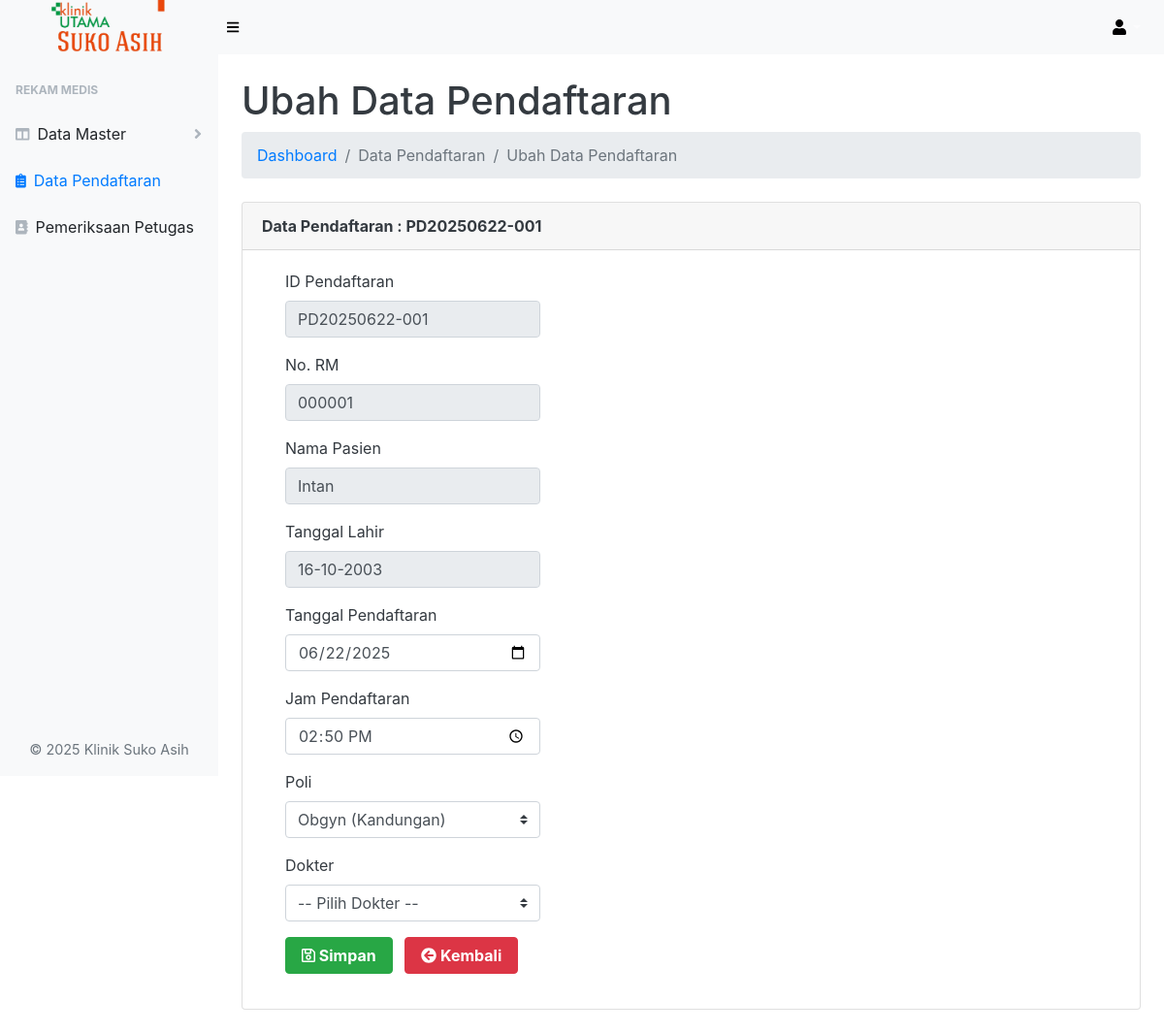
The app's page /data-pendaftaran/pendaftaran_ubah.php?id_pendaftaran=PD20250622-001 (signed in) with its own data.
### tables this page shows
CREATE TABLE `tb_pendaftaran` (
  `id_pendaftaran` varchar(15) NOT NULL,
  `no_rm` int(6) NOT NULL,
  `tgl_pendaftaran` datetime NOT NULL,
  `id_dokter` int(3) NOT NULL,
  `id_poli` int(3) NOT NULL,
  `status` enum('0','1') NOT NULL,
  `jenis_kia` enum('Umum','Obgyn','Imunisasi','KB') DEFAULT NULL
);

CREATE TABLE `tb_pasien` (
  `no_rm` int(6) NOT NULL,
  `nik` bigint(16) NOT NULL,
  `nm_pasien` varchar(60) NOT NULL,
  `jenis_kelamin` enum('Laki-Laki','Perempuan') NOT NULL,
  `tgl_lahir` date NOT NULL,
  `alamat` text NOT NULL,
  `telp_psn` varchar(15) NOT NULL,
  `alergi_obat` text NOT NULL,
  `riwayat_penyakit` text NOT NULL,
  `nm_pj` varchar(60) NOT NULL,
  `telp_pj` varchar(15) NOT NULL
);

### data-pendaftaran/pendaftaran_ubah.php (the view, shortened to what this page needs)
<?php
include '../koneksi.php';
$id_pendaftaran = $_GET['id_pendaftaran'];
$query = $koneksi->query("SELECT pendaftaran.*, pasien.nm_pasien, pasien.tgl_lahir FROM tb_pendaftaran AS pendaftaran JOIN tb_pasien AS pasien ON pendaftaran.no_rm = pasien.no_rm WHERE pendaftaran.id_pendaftaran = '$id_pendaftaran'");
$pecah = $query->fetch_assoc();
?>
<!DOCTYPE html>
<html lang="en">
<head>
    <link href="../assets/css/styles.css" rel="stylesheet" />
    <link href="../assets/css/dataTables.bootstrap4.min.css" rel="stylesheet" />
</head>
<body class="sb-nav-fixed">
    <nav class="sb-topnav navbar navbar-expand navbar-dark bg-light">
        <a class="navbar-brand text-center" href="index.php">
            <img src="../login/img/logodashboard.png" alt="Logo Klinik Suko Asih" style="height: 60px;">
        </a>
        <button class="btn btn-link btn-sm order-1 order-lg-0" id="sidebarToggle" href="#"><i class="fas fa-bars" style="color: black;"></i></button>
        <ul class="navbar-nav ml-auto ml-md-0">
            <li class="nav-item dropdown">
                <a class="nav-link dropdown-toggle" id="userDropdown" href="#" role="button" data-toggle="dropdown" aria-haspopup="true" aria-expanded="false"><i class="fas fa-user fa-fw" style="color: black;"></i></a>
            </li>
        </ul>
    </nav>
    <div id="layoutSidenav">
        <div id="layoutSidenav_nav">
            <nav class="sb-sidenav accordion sb-sidenav-light" id="sidenavAccordion">
                <div class="sb-sidenav-menu">
                    <div class="nav">
                        <div class="sb-sidenav-menu-heading">Rekam Medis</div>
                        <?php if ($_SESSION["jabatan"] == 'pendaftaran') : ?>
                            <a class="nav-link collapsed" href="#" data-toggle="collapse" data-target="#data-master" aria-expanded="false" aria-controls="data-master">
                                <div class="sb-nav-link-icon"><i class="fas fa-columns"></i></div>
                                Data Master
                                <div class="sb-sidenav-collapse-arrow"><i class="fas fa-angle-down"></i></div>
                            </a>
                            <a class="nav-link active" href="../data-pendaftaran/pendaftaran.php">
                                <div class="sb-nav-link-icon"><i class="fas fa-clipboard-list"></i></div>
                                Data Pendaftaran
                            </a>
                            <a class="nav-link" href="../data-pemeriksaan/screening.php">
                                <div class="sb-nav-link-icon"><i class="fas fa-address-book"></i></div>
                                Pemeriksaan Petugas
                            </a>
                        <?php endif; ?>
                    </div>
                </div>
                <p class="text-center mt-3 text-muted" style="font-size: 0.9rem;">&copy; 2025 Klinik Suko Asih</p>
            </nav>
        </div>
        <div id="layoutSidenav_content" class="bg-white text-dark">
            <main>
                <div class="container-fluid">
                    <h1 class="mt-4">Ubah Data Pendaftaran</h1>
                    <ol class="breadcrumb mb-4">
                        <li class="breadcrumb-item"><a href="../index.php" class="text-decoration-none">Dashboard</a></li>
                        <li class="breadcrumb-item active">Data Pendaftaran</li>
                        <li class="breadcrumb-item active">Ubah Data Pendaftaran</li>
                    </ol>
<div class="card mb-4">
        <div class="card-header font-weight-bold">
            Data Pendaftaran : <?php echo $pecah['id_pendaftaran']; ?>
        </div>
        <div class="card-body">
            <form class="mx-4" method="post">
                <div class="form-group row">
                    <div class="col-sm-4">
                        <label>ID Pendaftaran</label>
                        <input type="text" class="form-control" name="id_pendaftaran" value="<?php echo $pecah['id_pendaftaran'] ?>" readonly>
                    </div>
                </div>
                <div class="form-group row">
                    <div class="col-sm-4">
                        <label>No. RM</label>
                        <input type="text" class="form-control" id="no_rm" name="no_rm" value="<?php echo str_pad($pecah['no_rm'], 6, '0', STR_PAD_LEFT); ?>" readonly>
                    </div>
                </div>
                <div class="form-group row">
                    <div class="col-sm-4">
                        <label>Nama Pasien</label>
                        <input type="text" class="form-control" id="nm_pasien" value="<?php echo $pecah['nm_pasien'] ?>" readonly>
                    </div>
                </div>
                <div class="form-group row">
                    <div class="col-sm-4">
                        <label>Tanggal Lahir</label>
                        <input type="text" class="form-control" id="tgl_lahir" value="<?php echo date('d-m-Y', strtotime($pecah['tgl_lahir'])) ?>" readonly>
                    </div>
                </div>
                <div class="form-group row">
                    <div class="col-sm-4">
                        <label>Tanggal Pendaftaran</label>
                        <input type="date" class="form-control" name="tgl_pendaftaran" value="<?php echo date('Y-m-d', strtotime($pecah['tgl_pendaftaran'])) ?>" required>
                    </div>
                </div>
                <div class="form-group row">
                    <div class="col-sm-4">
                        <label>Jam Pendaftaran</label>
                        <input type="time" class="form-control" name="jam_daftar" id="jam_daftar" value="<?php echo date('H:i', strtotime($pecah['tgl_pendaftaran'])) ?>" required>
                    </div>
                </div>
                <div class="form-group row">
                    <div class="col-sm-4">
                        <label>Poli</label>
                        <select class="custom-select" name="id_poli" id="id_poli" required>
                            <?php
                            $query_poli = mysqli_query($koneksi, "SELECT * FROM tb_poli");
                            while ($poli = mysqli_fetch_assoc($query_poli)) {
                                $selected = ($poli['id_poli'] == $pecah['id_poli']) ? 'selected' : '';
                                echo '<option value="' . $poli['id_poli'] . '" ' . $selected . '>' . $poli['nm_poli'] . '</option>';
                            }
                            ?>
                        </select>
                    </div>
                </div>
                <div class="form-group row">
                    <div class="col-sm-4">
                        <label>Dokter</label>
                        <select class="custom-select" name="id_dokter" id="id_dokter" required>
                            <option value="">-- Pilih Dokter --</option>
                        </select>
                    </div>
                </div>
                <div class="form-group">
                    <button class="btn btn-success font-weight-bold px-3 mr-2" name="ubah"><i class="far fa-save"></i> Simpan</button>
                    <a href="pendaftaran.php" class="btn btn-danger font-weight-bold px-3 mr-2"><i class="fas fa-arrow-circle-left"></i> Kembali</a>
                </div>
            </form>
        </div>
    </div>
</div>
</main>
</div>
</div>
</body>
</html>

### records on screen
tb_pendaftaran: id_pendaftaran "PD20250622-001", no_rm "000001", nm_pasien "Intan", tgl_lahir "16-10-2003", tgl_pendaftaran "06/22/2025", jam_daftar "14:50"

### other values on screen
form field id_poli "Obgyn (Kandungan)"
